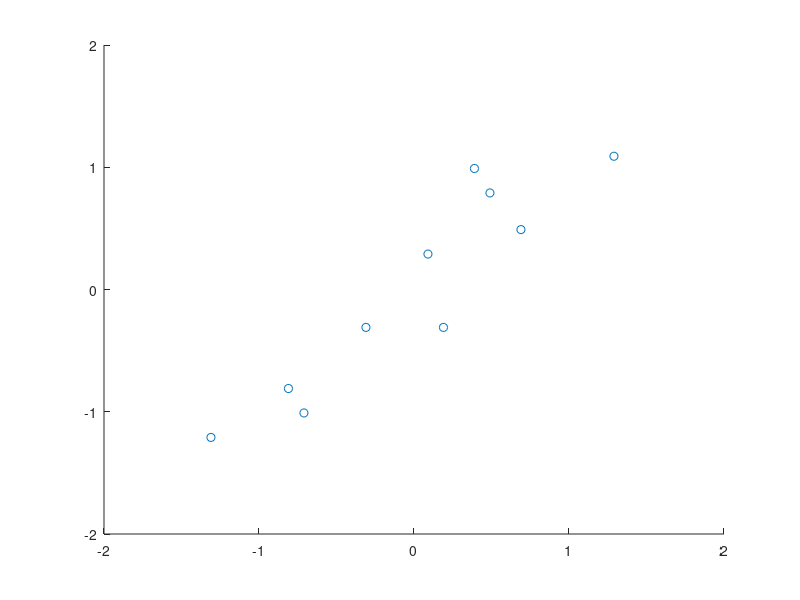
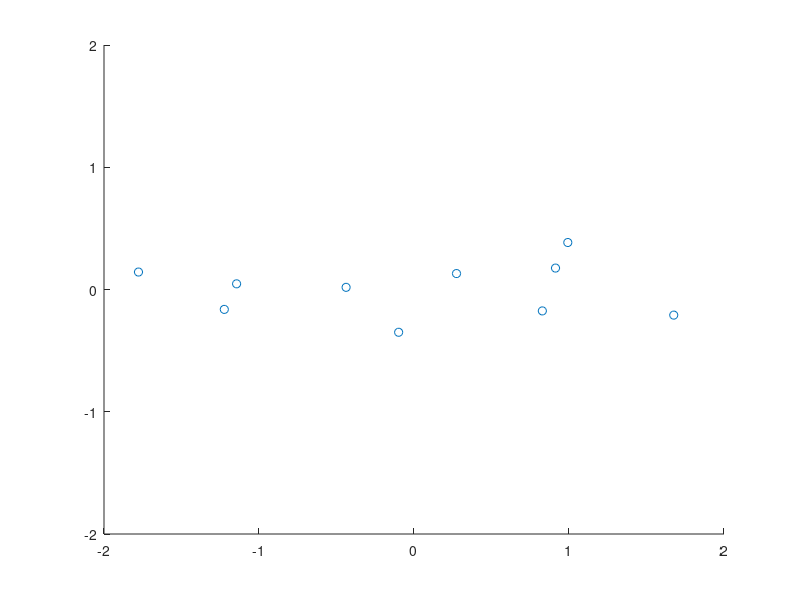
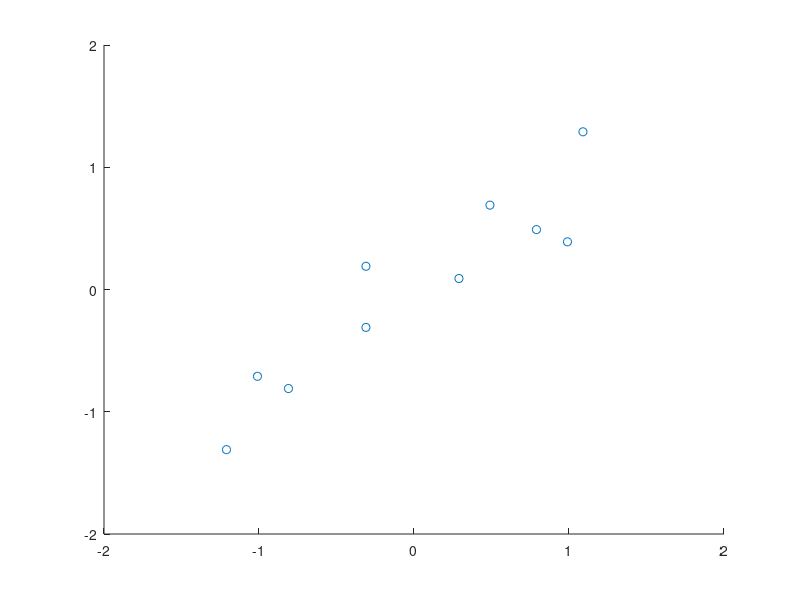
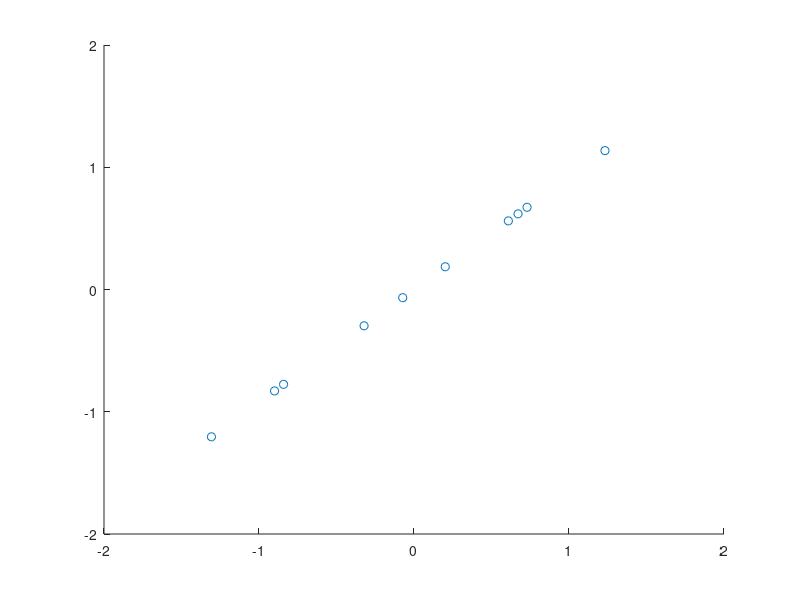

Reproduce these figures in MATLAB, in order.
x = [2.5 0.5 2.2 1.9 3.1 2.3 2 1 1.5 1.1]';
x= x-mean(x);
y = [2.4 0.7 2.9 2.2 3.0 2.7 1.6 1.1 1.6 0.9]';
y= y-mean(y);
D = [x y];

scatter(x,y)
axis([-2,2,-2,2])

% covariance matrix
C = cov(D);

% Eigen decomposition
[E,V] = eig(C);

% Transformed data
D_new = D*E;
figure,
scatter(D_new(:,2),D_new(:,1))
axis([-2,2,-2,2])


% Tranform back to get original data
D1 = D_new*E';
figure,
scatter(D1(:,2),D1(:,1))
axis([-2,2,-2,2])

% Transform back only single eigen value

D_new(:,1)=0;
D2 = D_new*E;
figure,
scatter(D2(:,2),D2(:,1))
axis([-2,2,-2,2])
